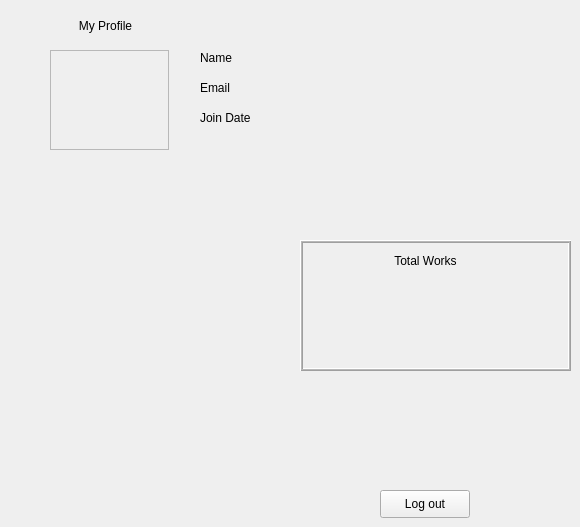
    <widget class="QWidget" name="tab_11">
     <attribute name="title">
      <string>Profile</string>
     </attribute>
     <widget class="QLabel" name="label_104">
      <property name="geometry">
       <rect>
        <x>50</x>
        <y>50</y>
        <width>119</width>
        <height>100</height>
       </rect>
      </property>
      <property name="sizePolicy">
       <sizepolicy hsizetype="Fixed" vsizetype="Fixed">
        <horstretch>0</horstretch>
        <verstretch>0</verstretch>
       </sizepolicy>
      </property>
      <property name="styleSheet">
       <string notr="true"/>
      </property>
      <property name="frameShape">
       <enum>QFrame::Box</enum>
      </property>
      <property name="frameShadow">
       <enum>QFrame::Sunken</enum>
      </property>
      <property name="lineWidth">
       <number>0</number>
      </property>
      <property name="midLineWidth">
       <number>1</number>
      </property>
      <property name="text">
       <string/>
      </property>
      <property name="scaledContents">
       <bool>false</bool>
      </property>
      <property name="alignment">
       <set>Qt::AlignCenter</set>
      </property>
     </widget>
     <widget class="QLabel" name="label_105">
      <property name="geometry">
       <rect>
        <x>200</x>
        <y>50</y>
        <width>181</width>
        <height>16</height>
       </rect>
      </property>
      <property name="text">
       <string>Name</string>
      </property>
     </widget>
     <widget class="QLabel" name="label_106">
      <property name="geometry">
       <rect>
        <x>200</x>
        <y>80</y>
        <width>191</width>
        <height>16</height>
       </rect>
      </property>
      <property name="text">
       <string>Email</string>
      </property>
     </widget>
     <widget class="QLabel" name="label_107">
      <property name="geometry">
       <rect>
        <x>200</x>
        <y>110</y>
        <width>201</width>
        <height>16</height>
       </rect>
      </property>
      <property name="text">
       <string>Join Date</string>
      </property>
     </widget>
     <widget class="QLabel" name="label_108">
      <property name="geometry">
       <rect>
        <x>30</x>
        <y>10</y>
        <width>151</width>
        <height>31</height>
       </rect>
      </property>
      <property name="text">
       <string>My Profile</string>
      </property>
      <property name="alignment">
       <set>Qt::AlignCenter</set>
      </property>
     </widget>
     <widget class="QFrame" name="frame_9">
      <property name="geometry">
       <rect>
        <x>300</x>
        <y>240</y>
        <width>271</width>
        <height>131</height>
       </rect>
      </property>
      <property name="frameShape">
       <enum>QFrame::Box</enum>
      </property>
      <property name="frameShadow">
       <enum>QFrame::Raised</enum>
      </property>
      <property name="midLineWidth">
       <number>1</number>
      </property>
      <widget class="QLabel" name="label_109">
       <property name="geometry">
        <rect>
         <x>70</x>
         <y>10</y>
         <width>111</width>
         <height>21</height>
        </rect>
       </property>
       <property name="text">
        <string>Total Works</string>
       </property>
       <property name="alignment">
        <set>Qt::AlignCenter</set>
       </property>
      </widget>
     </widget>
     <widget class="QPushButton" name="pushButton_21">
      <property name="geometry">
       <rect>
        <x>380</x>
        <y>490</y>
        <width>90</width>
        <height>28</height>
       </rect>
      </property>
      <property name="text">
       <string>Log out</string>
      </property>
     </widget>
    </widget>
